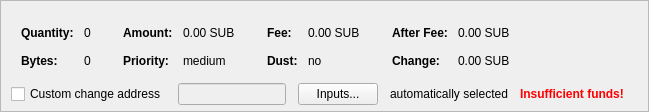
    <widget class="QFrame" name="frameCoinControl">
     <property name="sizePolicy">
      <sizepolicy hsizetype="Expanding" vsizetype="Expanding">
       <horstretch>0</horstretch>
       <verstretch>0</verstretch>
      </sizepolicy>
     </property>
     <property name="maximumSize">
      <size>
       <width>16777215</width>
       <height>16777215</height>
      </size>
     </property>
     <property name="frameShape">
      <enum>QFrame::StyledPanel</enum>
     </property>
     <property name="frameShadow">
      <enum>QFrame::Sunken</enum>
     </property>
     <layout class="QVBoxLayout" name="verticalLayoutCoinControl2">
      <property name="spacing">
       <number>0</number>
      </property>
      <property name="leftMargin">
       <number>0</number>
      </property>
      <property name="topMargin">
       <number>0</number>
      </property>
      <property name="rightMargin">
       <number>0</number>
      </property>
      <property name="bottomMargin">
       <number>6</number>
      </property>
      <item>
       <layout class="QVBoxLayout" name="verticalLayoutCoinControl" stretch="0,0,0">
        <property name="spacing">
         <number>0</number>
        </property>
        <property name="leftMargin">
         <number>10</number>
        </property>
        <property name="topMargin">
         <number>10</number>
        </property>
        <item>
         <layout class="QHBoxLayout" name="horizontalLayoutCoinControl2" stretch="0">
          <property name="spacing">
           <number>8</number>
          </property>
          <property name="bottomMargin">
           <number>10</number>
          </property>
          <item>
           <spacer name="horizontalSpacerCoinControl">
            <property name="orientation">
             <enum>Qt::Horizontal</enum>
            </property>
            <property name="sizeHint" stdset="0">
             <size>
              <width>40</width>
              <height>1</height>
             </size>
            </property>
           </spacer>
          </item>
         </layout>
        </item>
        <item>
         <widget class="QWidget" name="widgetCoinControl" native="true">
          <property name="sizePolicy">
           <sizepolicy hsizetype="Preferred" vsizetype="Preferred">
            <horstretch>0</horstretch>
            <verstretch>0</verstretch>
           </sizepolicy>
          </property>
          <property name="minimumSize">
           <size>
            <width>0</width>
            <height>0</height>
           </size>
          </property>
          <property name="styleSheet">
           <string notr="true"/>
          </property>
          <layout class="QHBoxLayout" name="horizontalLayoutCoinControl5">
           <property name="leftMargin">
            <number>0</number>
           </property>
           <property name="topMargin">
            <number>0</number>
           </property>
           <property name="rightMargin">
            <number>0</number>
           </property>
           <property name="bottomMargin">
            <number>0</number>
           </property>
           <item>
            <layout class="QHBoxLayout" name="horizontalLayoutCoinControl3" stretch="0,0,0,1">
             <property name="spacing">
              <number>20</number>
             </property>
             <property name="topMargin">
              <number>0</number>
             </property>
             <property name="bottomMargin">
              <number>10</number>
             </property>
             <item>
              <layout class="QFormLayout" name="formLayoutCoinControl1">
               <property name="horizontalSpacing">
                <number>10</number>
               </property>
               <property name="verticalSpacing">
                <number>14</number>
               </property>
               <property name="leftMargin">
                <number>10</number>
               </property>
               <property name="topMargin">
                <number>4</number>
               </property>
               <property name="rightMargin">
                <number>6</number>
               </property>
               <item row="0" column="0">
                <widget class="QLabel" name="labelCoinControlQuantityText">
                 <property name="font">
                  <font>
                   <weight>75</weight>
                   <bold>true</bold>
                  </font>
                 </property>
                 <property name="text">
                  <string>Quantity:</string>
                 </property>
                 <property name="margin">
                  <number>0</number>
                 </property>
                </widget>
               </item>
               <item row="0" column="1">
                <widget class="QLabel" name="labelCoinControlQuantity">
                 <property name="cursor">
                  <cursorShape>IBeamCursor</cursorShape>
                 </property>
                 <property name="contextMenuPolicy">
                  <enum>Qt::ActionsContextMenu</enum>
                 </property>
                 <property name="text">
                  <string notr="true">0</string>
                 </property>
                 <property name="margin">
                  <number>0</number>
                 </property>
                 <property name="textInteractionFlags">
                  <set>Qt::LinksAccessibleByMouse|Qt::TextSelectableByKeyboard|Qt::TextSelectableByMouse</set>
                 </property>
                </widget>
               </item>
               <item row="1" column="0">
                <widget class="QLabel" name="labelCoinControlBytesText">
                 <property name="font">
                  <font>
                   <weight>75</weight>
                   <bold>true</bold>
                  </font>
                 </property>
                 <property name="text">
                  <string>Bytes:</string>
                 </property>
                </widget>
               </item>
               <item row="1" column="1">
                <widget class="QLabel" name="labelCoinControlBytes">
                 <property name="cursor">
                  <cursorShape>IBeamCursor</cursorShape>
                 </property>
                 <property name="contextMenuPolicy">
                  <enum>Qt::ActionsContextMenu</enum>
                 </property>
                 <property name="text">
                  <string notr="true">0</string>
                 </property>
                 <property name="textInteractionFlags">
                  <set>Qt::LinksAccessibleByMouse|Qt::TextSelectableByKeyboard|Qt::TextSelectableByMouse</set>
                 </property>
                </widget>
               </item>
              </layout>
             </item>
             <item>
              <layout class="QFormLayout" name="formLayoutCoinControl2">
               <property name="horizontalSpacing">
                <number>10</number>
               </property>
               <property name="verticalSpacing">
                <number>14</number>
               </property>
               <property name="leftMargin">
                <number>6</number>
               </property>
               <property name="topMargin">
                <number>4</number>
               </property>
               <property name="rightMargin">
                <number>6</number>
               </property>
               <item row="0" column="0">
                <widget class="QLabel" name="labelCoinControlAmountText">
                 <property name="font">
                  <font>
                   <weight>75</weight>
                   <bold>true</bold>
                  </font>
                 </property>
                 <property name="text">
                  <string>Amount:</string>
                 </property>
                 <property name="margin">
                  <number>0</number>
                 </property>
                </widget>
               </item>
               <item row="0" column="1">
                <widget class="QLabel" name="labelCoinControlAmount">
                 <property name="cursor">
                  <cursorShape>IBeamCursor</cursorShape>
                 </property>
                 <property name="contextMenuPolicy">
                  <enum>Qt::ActionsContextMenu</enum>
                 </property>
                 <property name="text">
                  <string notr="true">0.00 SUB</string>
                 </property>
                 <property name="textInteractionFlags">
                  <set>Qt::LinksAccessibleByMouse|Qt::TextSelectableByKeyboard|Qt::TextSelectableByMouse</set>
                 </property>
                </widget>
               </item>
               <item row="1" column="0">
                <widget class="QLabel" name="labelCoinControlPriorityText">
                 <property name="font">
                  <font>
                   <weight>75</weight>
                   <bold>true</bold>
                  </font>
                 </property>
                 <property name="text">
                  <string>Priority:</string>
                 </property>
                </widget>
               </item>
               <item row="1" column="1">
                <widget class="QLabel" name="labelCoinControlPriority">
                 <property name="cursor">
                  <cursorShape>IBeamCursor</cursorShape>
                 </property>
                 <property name="contextMenuPolicy">
                  <enum>Qt::ActionsContextMenu</enum>
                 </property>
                 <property name="text">
                  <string notr="true">medium</string>
                 </property>
                 <property name="textInteractionFlags">
                  <set>Qt::LinksAccessibleByMouse|Qt::TextSelectableByKeyboard|Qt::TextSelectableByMouse</set>
                 </property>
                </widget>
               </item>
              </layout>
             </item>
             <item>
              <layout class="QFormLayout" name="formLayoutCoinControl3">
               <property name="horizontalSpacing">
                <number>10</number>
               </property>
               <property name="verticalSpacing">
                <number>14</number>
               </property>
               <property name="leftMargin">
                <number>6</number>
               </property>
               <property name="topMargin">
                <number>4</number>
               </property>
               <property name="rightMargin">
                <number>6</number>
               </property>
               <item row="0" column="0">
                <widget class="QLabel" name="labelCoinControlFeeText">
                 <property name="font">
                  <font>
                   <weight>75</weight>
                   <bold>true</bold>
                  </font>
                 </property>
                 <property name="text">
                  <string>Fee:</string>
                 </property>
                 <property name="margin">
                  <number>0</number>
                 </property>
                </widget>
               </item>
               <item row="0" column="1">
                <widget class="QLabel" name="labelCoinControlFee">
                 <property name="cursor">
                  <cursorShape>IBeamCursor</cursorShape>
                 </property>
                 <property name="contextMenuPolicy">
                  <enum>Qt::ActionsContextMenu</enum>
                 </property>
                 <property name="text">
                  <string notr="true">0.00 SUB</string>
                 </property>
                 <property name="textInteractionFlags">
                  <set>Qt::LinksAccessibleByMouse|Qt::TextSelectableByKeyboard|Qt::TextSelectableByMouse</set>
                 </property>
                </widget>
               </item>
               <item row="1" column="0">
                <widget class="QLabel" name="labelCoinControlLowOutputText">
                 <property name="font">
                  <font>
                   <weight>75</weight>
                   <bold>true</bold>
                  </font>
                 </property>
                 <property name="text">
                  <string>Dust:</string>
                 </property>
                </widget>
               </item>
               <item row="1" column="1">
                <widget class="QLabel" name="labelCoinControlLowOutput">
                 <property name="cursor">
                  <cursorShape>IBeamCursor</cursorShape>
                 </property>
                 <property name="contextMenuPolicy">
                  <enum>Qt::ActionsContextMenu</enum>
                 </property>
                 <property name="text">
                  <string notr="true">no</string>
                 </property>
                 <property name="textInteractionFlags">
                  <set>Qt::LinksAccessibleByMouse|Qt::TextSelectableByKeyboard|Qt::TextSelectableByMouse</set>
                 </property>
                </widget>
               </item>
              </layout>
             </item>
             <item>
              <layout class="QFormLayout" name="formLayoutCoinControl4">
               <property name="horizontalSpacing">
                <number>10</number>
               </property>
               <property name="verticalSpacing">
                <number>14</number>
               </property>
               <property name="leftMargin">
                <number>6</number>
               </property>
               <property name="topMargin">
                <number>4</number>
               </property>
               <property name="rightMargin">
                <number>6</number>
               </property>
               <item row="0" column="0">
                <widget class="QLabel" name="labelCoinControlAfterFeeText">
                 <property name="font">
                  <font>
                   <weight>75</weight>
                   <bold>true</bold>
                  </font>
                 </property>
                 <property name="text">
                  <string>After Fee:</string>
                 </property>
                 <property name="margin">
                  <number>0</number>
                 </property>
                </widget>
               </item>
               <item row="0" column="1">
                <widget class="QLabel" name="labelCoinControlAfterFee">
                 <property name="cursor">
                  <cursorShape>IBeamCursor</cursorShape>
                 </property>
                 <property name="contextMenuPolicy">
                  <enum>Qt::ActionsContextMenu</enum>
                 </property>
                 <property name="text">
                  <string notr="true">0.00 SUB</string>
                 </property>
                 <property name="textInteractionFlags">
                  <set>Qt::LinksAccessibleByMouse|Qt::TextSelectableByKeyboard|Qt::TextSelectableByMouse</set>
                 </property>
                </widget>
               </item>
               <item row="1" column="0">
                <widget class="QLabel" name="labelCoinControlChangeText">
                 <property name="font">
                  <font>
                   <weight>75</weight>
                   <bold>true</bold>
                  </font>
                 </property>
                 <property name="text">
                  <string>Change:</string>
                 </property>
                </widget>
               </item>
               <item row="1" column="1">
                <widget class="QLabel" name="labelCoinControlChange">
                 <property name="cursor">
                  <cursorShape>IBeamCursor</cursorShape>
                 </property>
                 <property name="contextMenuPolicy">
                  <enum>Qt::ActionsContextMenu</enum>
                 </property>
                 <property name="text">
                  <string notr="true">0.00 SUB</string>
                 </property>
                 <property name="textInteractionFlags">
                  <set>Qt::LinksAccessibleByMouse|Qt::TextSelectableByKeyboard|Qt::TextSelectableByMouse</set>
                 </property>
                </widget>
               </item>
              </layout>
             </item>
            </layout>
           </item>
          </layout>
         </widget>
        </item>
        <item>
         <layout class="QHBoxLayout" name="horizontalLayoutCoinControl4" stretch="0,0,0,0,0,0">
          <property name="spacing">
           <number>12</number>
          </property>
          <property name="sizeConstraint">
           <enum>QLayout::SetDefaultConstraint</enum>
          </property>
          <property name="topMargin">
           <number>5</number>
          </property>
          <property name="rightMargin">
           <number>5</number>
          </property>
          <item>
           <widget class="QCheckBox" name="checkBoxCoinControlChange">
            <property name="toolTip">
             <string>If this is activated, but the change address is empty or invalid, change will be sent to a newly generated address.</string>
            </property>
            <property name="text">
             <string>Custom change address</string>
            </property>
           </widget>
          </item>
          <item>
           <widget class="QValidatedLineEdit" name="lineEditCoinControlChange">
            <property name="enabled">
             <bool>false</bool>
            </property>
            <property name="sizePolicy">
             <sizepolicy hsizetype="Expanding" vsizetype="Fixed">
              <horstretch>0</horstretch>
              <verstretch>0</verstretch>
             </sizepolicy>
            </property>
           </widget>
          </item>
          <item>
           <widget class="QPushButton" name="pushButtonCoinControl">
            <property name="styleSheet">
             <string notr="true"/>
            </property>
            <property name="text">
             <string>Inputs...</string>
            </property>
            <property name="autoDefault">
             <bool>false</bool>
            </property>
           </widget>
          </item>
          <item>
           <widget class="QLabel" name="labelCoinControlAutomaticallySelected">
            <property name="text">
             <string>automatically selected</string>
            </property>
            <property name="margin">
             <number>5</number>
            </property>
           </widget>
          </item>
          <item>
           <widget class="QLabel" name="labelCoinControlInsuffFunds">
            <property name="font">
             <font>
              <weight>75</weight>
              <bold>true</bold>
             </font>
            </property>
            <property name="styleSheet">
             <string notr="true">color:red;font-weight:bold;</string>
            </property>
            <property name="text">
             <string>Insufficient funds!</string>
            </property>
            <property name="margin">
             <number>5</number>
            </property>
           </widget>
          </item>
          <item>
           <widget class="QLabel" name="labelCoinControlChangeLabel">
            <property name="sizePolicy">
             <sizepolicy hsizetype="Preferred" vsizetype="Expanding">
              <horstretch>0</horstretch>
              <verstretch>0</verstretch>
             </sizepolicy>
            </property>
            <property name="minimumSize">
             <size>
              <width>0</width>
              <height>0</height>
             </size>
            </property>
            <property name="text">
             <string/>
            </property>
            <property name="margin">
             <number>3</number>
            </property>
           </widget>
          </item>
         </layout>
        </item>
       </layout>
      </item>
     </layout>
    </widget>
